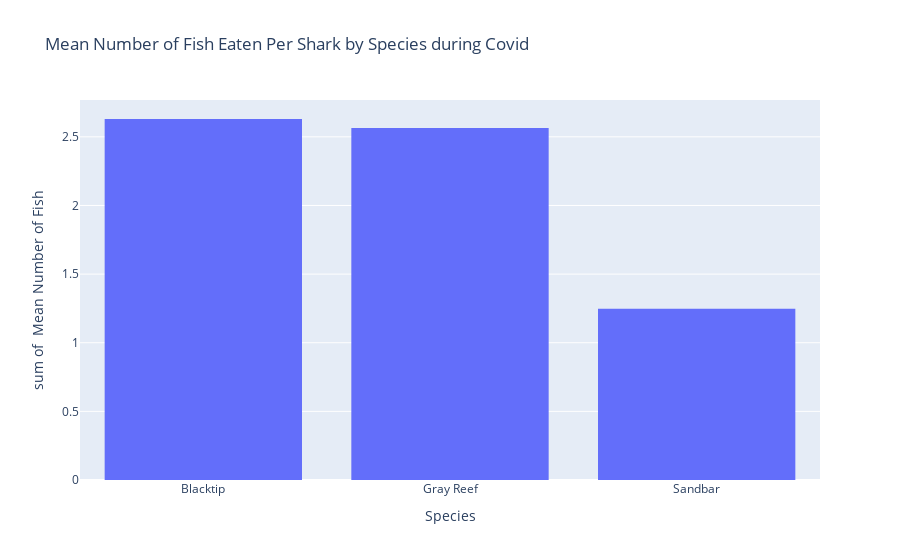

The code cell stored with this chart in its notebook:
### Code cell
# Graph Mean Number of Fish Eaten For Each Species during

Species_Eaten_Means_covid = {'Species': ['Blacktip', 'Gray Reef', 'Sandbar'],
        'Mean': [round(Sandbar_covid.mean()/2,3),round(BT_covid.mean()/5,3), round(GR_covid.mean()/5,3)]}

Species_Eaten_Means_covid_df = pd.DataFrame(Species_Eaten_Means_covid, columns = ['Species', 'Mean'])

Species_Eaten_Means_Sorted_covid = Species_Eaten_Means_covid_df.sort_values(by=['Mean'], ascending = False)

fig = px.histogram(Species_Eaten_Means_Sorted_covid, x="Species", y="Mean", 
                   title = "Mean Number of Fish Eaten Per Shark by Species during Covid",
                  labels={
                     "Species": "Species",
                     "Mean": " Mean Number of Fish",
                 })
fig.show()

### Figure 1 — Plotly figure (JSON) as saved in the notebook; plotly's stock layout.template omitted (floating-point values rounded to 4 significant figures)
{"data": [{"alignmentgroup": "True", "bingroup": "x", "histfunc": "sum", "hovertemplate": "Species=%{x}<br>sum of  Mean Number of Fish=%{y}<extra></extra>", "legendgroup": "", "marker": {"color": "#636efa"}, "name": "", "offsetgroup": "", "orientation": "v", "showlegend": false, "type": "histogram", "x": ["Blacktip", "Gray Reef", "Sandbar"], "xaxis": "x", "y": [2.63, 2.565, 1.248], "yaxis": "y"}], "layout": {"barmode": "relative", "legend": {"tracegroupgap": 0}, "title": {"text": "Mean Number of Fish Eaten Per Shark by Species during Covid"}, "xaxis": {"anchor": "y", "domain": [0, 1], "title": {"text": "Species"}}, "yaxis": {"anchor": "x", "domain": [0, 1], "title": {"text": "sum of  Mean Number of Fish"}}}}
